Frame 1 (no input): blank canvas, image omitted
Frame 60 (no input): blank canvas, image omitted
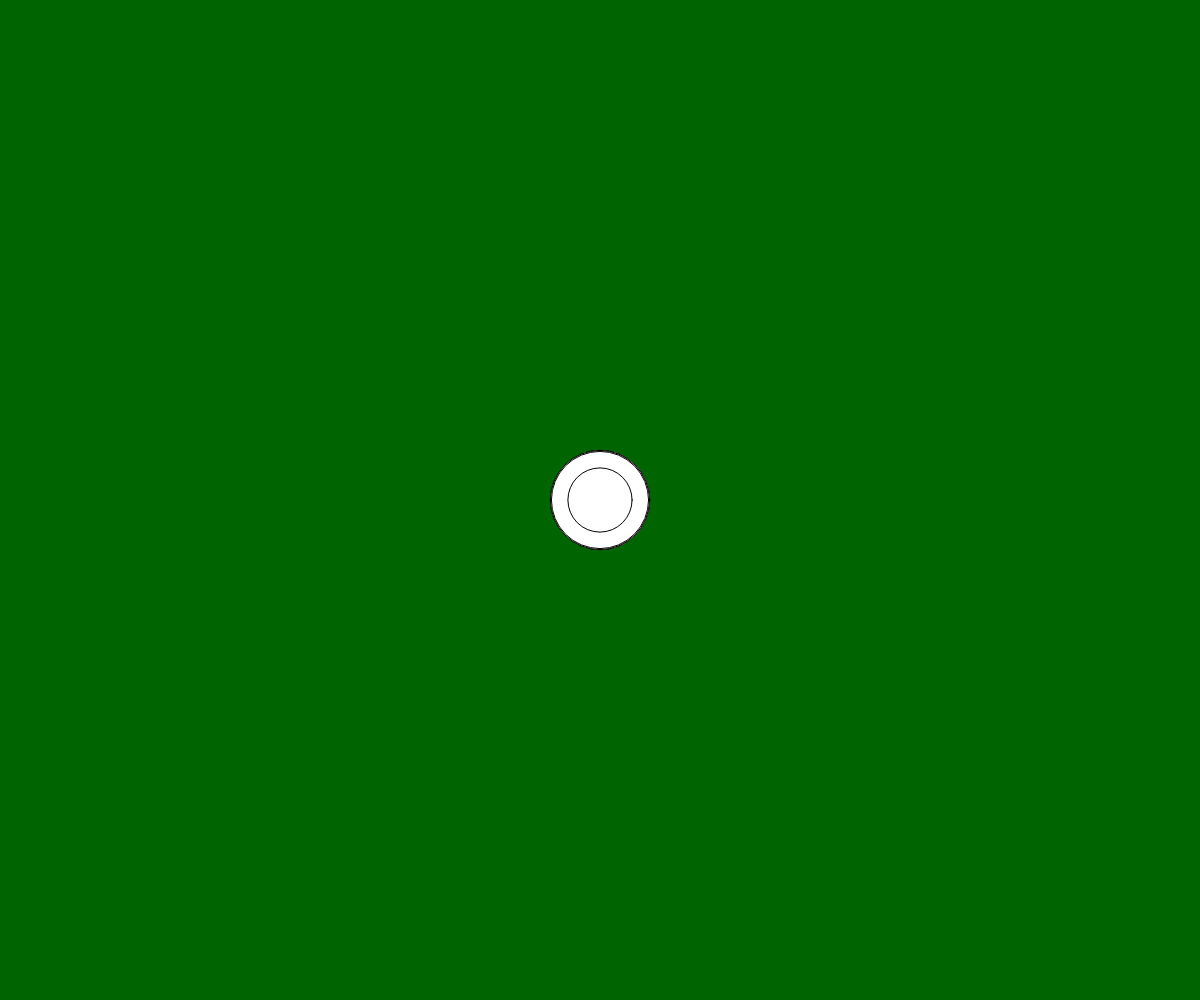
Frame 120 (the mouse pressed at the canvas centre since frame 60)

The p5.js sketch whose frames 1 and 60 were blank and that drew this single picture after the mouse press (run headless with seeded random() and noise() and a simulated clock; from frame 60 on, the mouse is pressed at the canvas centre):

// p5.js sketch
// ── sketch.js
function setup() {
createCanvas(windowWidth, windowHeight); background(0,100,0);
}
function draw() {
if (mouseIsPressed) {
var size = random(10, 100);
ellipse(mouseX, mouseY, size, size); }
}
// ── sketch1.js
function setup() {
createCanvas(windowWidth, windowHeight);
background(255,0,0);
}
function draw() {
if (mouseIsPressed) {
var size = random(10, 100);
ellipse(mouseX, mouseY, size, size); }
}
